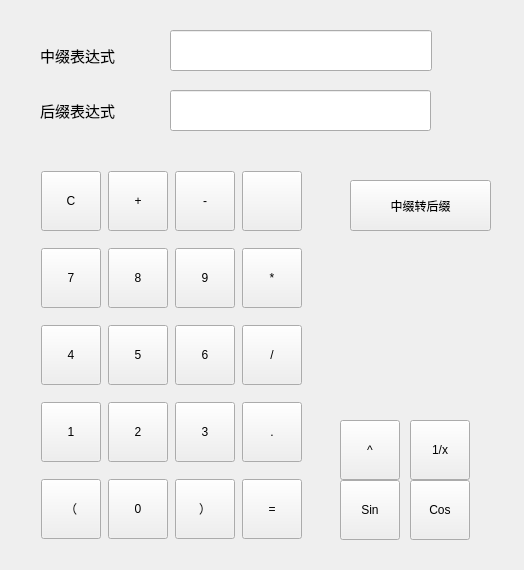
<?xml version="1.0" encoding="UTF-8"?>
<ui version="4.0">
 <class>Widget</class>
 <widget class="QWidget" name="Widget">
  <property name="geometry">
   <rect>
    <x>0</x>
    <y>0</y>
    <width>524</width>
    <height>570</height>
   </rect>
  </property>
  <property name="windowTitle">
   <string>Widget</string>
  </property>
  <widget class="QLineEdit" name="mainLineEdit">
   <property name="geometry">
    <rect>
     <x>170</x>
     <y>30</y>
     <width>262</width>
     <height>41</height>
    </rect>
   </property>
  </widget>
  <widget class="QWidget" name="layoutWidget">
   <property name="geometry">
    <rect>
     <x>40</x>
     <y>160</y>
     <width>263</width>
     <height>390</height>
    </rect>
   </property>
   <layout class="QGridLayout" name="gridLayout">
    <item row="0" column="0">
     <widget class="QPushButton" name="ButtonClear">
      <property name="minimumSize">
       <size>
        <width>60</width>
        <height>60</height>
       </size>
      </property>
      <property name="maximumSize">
       <size>
        <width>60</width>
        <height>60</height>
       </size>
      </property>
      <property name="text">
       <string>C</string>
      </property>
     </widget>
    </item>
    <item row="0" column="1">
     <widget class="QPushButton" name="ButtonAdd">
      <property name="minimumSize">
       <size>
        <width>60</width>
        <height>60</height>
       </size>
      </property>
      <property name="maximumSize">
       <size>
        <width>60</width>
        <height>60</height>
       </size>
      </property>
      <property name="text">
       <string>+</string>
      </property>
     </widget>
    </item>
    <item row="0" column="2">
     <widget class="QPushButton" name="ButtonSub">
      <property name="minimumSize">
       <size>
        <width>60</width>
        <height>60</height>
       </size>
      </property>
      <property name="maximumSize">
       <size>
        <width>60</width>
        <height>60</height>
       </size>
      </property>
      <property name="text">
       <string>-</string>
      </property>
     </widget>
    </item>
    <item row="0" column="3">
     <widget class="QPushButton" name="ButtonDel">
      <property name="minimumSize">
       <size>
        <width>60</width>
        <height>60</height>
       </size>
      </property>
      <property name="maximumSize">
       <size>
        <width>60</width>
        <height>60</height>
       </size>
      </property>
      <property name="text">
       <string/>
      </property>
      <property name="iconSize">
       <size>
        <width>50</width>
        <height>80</height>
       </size>
      </property>
     </widget>
    </item>
    <item row="1" column="0">
     <widget class="QPushButton" name="Button7">
      <property name="minimumSize">
       <size>
        <width>60</width>
        <height>60</height>
       </size>
      </property>
      <property name="maximumSize">
       <size>
        <width>60</width>
        <height>60</height>
       </size>
      </property>
      <property name="text">
       <string>7</string>
      </property>
     </widget>
    </item>
    <item row="1" column="1">
     <widget class="QPushButton" name="Button8">
      <property name="minimumSize">
       <size>
        <width>60</width>
        <height>60</height>
       </size>
      </property>
      <property name="maximumSize">
       <size>
        <width>60</width>
        <height>60</height>
       </size>
      </property>
      <property name="text">
       <string>8</string>
      </property>
     </widget>
    </item>
    <item row="1" column="2">
     <widget class="QPushButton" name="Button9">
      <property name="minimumSize">
       <size>
        <width>60</width>
        <height>60</height>
       </size>
      </property>
      <property name="maximumSize">
       <size>
        <width>60</width>
        <height>60</height>
       </size>
      </property>
      <property name="text">
       <string>9</string>
      </property>
     </widget>
    </item>
    <item row="1" column="3">
     <widget class="QPushButton" name="ButtonMul">
      <property name="minimumSize">
       <size>
        <width>60</width>
        <height>60</height>
       </size>
      </property>
      <property name="maximumSize">
       <size>
        <width>60</width>
        <height>60</height>
       </size>
      </property>
      <property name="text">
       <string>*</string>
      </property>
     </widget>
    </item>
    <item row="2" column="0">
     <widget class="QPushButton" name="Button4">
      <property name="minimumSize">
       <size>
        <width>60</width>
        <height>60</height>
       </size>
      </property>
      <property name="maximumSize">
       <size>
        <width>60</width>
        <height>60</height>
       </size>
      </property>
      <property name="text">
       <string>4</string>
      </property>
     </widget>
    </item>
    <item row="2" column="1">
     <widget class="QPushButton" name="Button5">
      <property name="minimumSize">
       <size>
        <width>60</width>
        <height>60</height>
       </size>
      </property>
      <property name="maximumSize">
       <size>
        <width>60</width>
        <height>60</height>
       </size>
      </property>
      <property name="text">
       <string>5</string>
      </property>
     </widget>
    </item>
    <item row="2" column="2">
     <widget class="QPushButton" name="Button6">
      <property name="minimumSize">
       <size>
        <width>60</width>
        <height>60</height>
       </size>
      </property>
      <property name="maximumSize">
       <size>
        <width>60</width>
        <height>60</height>
       </size>
      </property>
      <property name="text">
       <string>6</string>
      </property>
     </widget>
    </item>
    <item row="2" column="3">
     <widget class="QPushButton" name="ButtonDiv">
      <property name="minimumSize">
       <size>
        <width>60</width>
        <height>60</height>
       </size>
      </property>
      <property name="maximumSize">
       <size>
        <width>60</width>
        <height>60</height>
       </size>
      </property>
      <property name="text">
       <string>/</string>
      </property>
     </widget>
    </item>
    <item row="3" column="0">
     <widget class="QPushButton" name="Button1">
      <property name="minimumSize">
       <size>
        <width>60</width>
        <height>60</height>
       </size>
      </property>
      <property name="maximumSize">
       <size>
        <width>60</width>
        <height>60</height>
       </size>
      </property>
      <property name="text">
       <string>1</string>
      </property>
     </widget>
    </item>
    <item row="3" column="1">
     <widget class="QPushButton" name="Button2">
      <property name="minimumSize">
       <size>
        <width>60</width>
        <height>60</height>
       </size>
      </property>
      <property name="maximumSize">
       <size>
        <width>60</width>
        <height>60</height>
       </size>
      </property>
      <property name="text">
       <string>2</string>
      </property>
     </widget>
    </item>
    <item row="3" column="2">
     <widget class="QPushButton" name="Button3">
      <property name="minimumSize">
       <size>
        <width>60</width>
        <height>60</height>
       </size>
      </property>
      <property name="maximumSize">
       <size>
        <width>60</width>
        <height>60</height>
       </size>
      </property>
      <property name="text">
       <string>3</string>
      </property>
     </widget>
    </item>
    <item row="4" column="0">
     <widget class="QPushButton" name="ButtonL">
      <property name="minimumSize">
       <size>
        <width>60</width>
        <height>60</height>
       </size>
      </property>
      <property name="maximumSize">
       <size>
        <width>60</width>
        <height>60</height>
       </size>
      </property>
      <property name="text">
       <string>（</string>
      </property>
     </widget>
    </item>
    <item row="4" column="1">
     <widget class="QPushButton" name="Button0">
      <property name="minimumSize">
       <size>
        <width>60</width>
        <height>60</height>
       </size>
      </property>
      <property name="maximumSize">
       <size>
        <width>60</width>
        <height>60</height>
       </size>
      </property>
      <property name="text">
       <string>0</string>
      </property>
     </widget>
    </item>
    <item row="4" column="2">
     <widget class="QPushButton" name="ButtonR">
      <property name="minimumSize">
       <size>
        <width>60</width>
        <height>60</height>
       </size>
      </property>
      <property name="maximumSize">
       <size>
        <width>60</width>
        <height>60</height>
       </size>
      </property>
      <property name="text">
       <string>）</string>
      </property>
     </widget>
    </item>
    <item row="4" column="3">
     <widget class="QPushButton" name="ButtonEquel">
      <property name="minimumSize">
       <size>
        <width>60</width>
        <height>60</height>
       </size>
      </property>
      <property name="maximumSize">
       <size>
        <width>60</width>
        <height>140</height>
       </size>
      </property>
      <property name="text">
       <string>=</string>
      </property>
     </widget>
    </item>
    <item row="3" column="3">
     <widget class="QPushButton" name="ButtonPoint">
      <property name="minimumSize">
       <size>
        <width>60</width>
        <height>60</height>
       </size>
      </property>
      <property name="maximumSize">
       <size>
        <width>60</width>
        <height>140</height>
       </size>
      </property>
      <property name="text">
       <string>.</string>
      </property>
     </widget>
    </item>
   </layout>
  </widget>
  <widget class="QLineEdit" name="mainLineEdit2">
   <property name="geometry">
    <rect>
     <x>170</x>
     <y>90</y>
     <width>261</width>
     <height>41</height>
    </rect>
   </property>
  </widget>
  <widget class="QPushButton" name="pushButton1">
   <property name="geometry">
    <rect>
     <x>350</x>
     <y>180</y>
     <width>141</width>
     <height>51</height>
    </rect>
   </property>
   <property name="text">
    <string>中缀转后缀</string>
   </property>
  </widget>
  <widget class="QLabel" name="label">
   <property name="geometry">
    <rect>
     <x>40</x>
     <y>40</y>
     <width>101</width>
     <height>31</height>
    </rect>
   </property>
   <property name="font">
    <font>
     <pointsize>11</pointsize>
    </font>
   </property>
   <property name="text">
    <string>中缀表达式</string>
   </property>
  </widget>
  <widget class="QLabel" name="label_2">
   <property name="geometry">
    <rect>
     <x>40</x>
     <y>90</y>
     <width>101</width>
     <height>41</height>
    </rect>
   </property>
   <property name="font">
    <font>
     <pointsize>11</pointsize>
    </font>
   </property>
   <property name="text">
    <string>后缀表达式</string>
   </property>
  </widget>
  <widget class="QPushButton" name="ButtonSin">
   <property name="geometry">
    <rect>
     <x>340</x>
     <y>480</y>
     <width>60</width>
     <height>60</height>
    </rect>
   </property>
   <property name="minimumSize">
    <size>
     <width>60</width>
     <height>60</height>
    </size>
   </property>
   <property name="maximumSize">
    <size>
     <width>60</width>
     <height>60</height>
    </size>
   </property>
   <property name="text">
    <string>Sin</string>
   </property>
  </widget>
  <widget class="QPushButton" name="ButtonCos">
   <property name="geometry">
    <rect>
     <x>410</x>
     <y>480</y>
     <width>60</width>
     <height>60</height>
    </rect>
   </property>
   <property name="minimumSize">
    <size>
     <width>60</width>
     <height>60</height>
    </size>
   </property>
   <property name="maximumSize">
    <size>
     <width>60</width>
     <height>60</height>
    </size>
   </property>
   <property name="text">
    <string>Cos</string>
   </property>
  </widget>
  <widget class="QPushButton" name="ButtonPower">
   <property name="geometry">
    <rect>
     <x>340</x>
     <y>420</y>
     <width>60</width>
     <height>60</height>
    </rect>
   </property>
   <property name="minimumSize">
    <size>
     <width>60</width>
     <height>60</height>
    </size>
   </property>
   <property name="maximumSize">
    <size>
     <width>60</width>
     <height>60</height>
    </size>
   </property>
   <property name="text">
    <string>^</string>
   </property>
  </widget>
  <widget class="QPushButton" name="ButtonDao">
   <property name="geometry">
    <rect>
     <x>410</x>
     <y>420</y>
     <width>60</width>
     <height>60</height>
    </rect>
   </property>
   <property name="minimumSize">
    <size>
     <width>60</width>
     <height>60</height>
    </size>
   </property>
   <property name="maximumSize">
    <size>
     <width>60</width>
     <height>60</height>
    </size>
   </property>
   <property name="text">
    <string>1/x</string>
   </property>
  </widget>
 </widget>
 <resources/>
 <connections/>
</ui>
